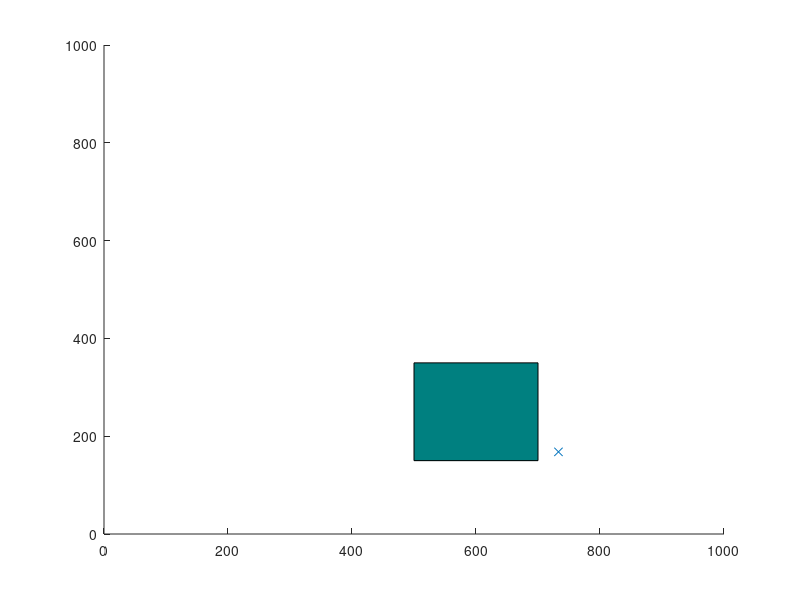

MATLAB code to generate this figure: (Note: this script raises an error after producing the figure.)
% RRT* 

% nodes:    Contains list of all explored nodes. Each node contains its
%           coordinates, cost to reach and its parent.

% Description of algorithm: 

% 1. Pick a random node q_rand.
% 2. Find the closest node q_near from explored nodes to branch out from, towards
%    q_rand.
% 3. Steer from q_near towards q_rand: interpolate if node is too far away, reach
%    q_new. Check that obstacle is not hit.
% 4. Update cost of reaching q_new from q_near, treat it as Cmin. For now,
%    q_near acts as the parent node of q_new.
% 5. From the list of 'visited' nodes, check for nearest neighbors with a 
%    given radius, insert in a list q_nearest.
% 6. In all members of q_nearest, check if q_new can be reached from a
%    different parent node with cost lower than Cmin, and without colliding
%    with the obstacle. Select the node that results in the least cost and 
%    update the parent of q_new.
% 7. Add q_new to node list.
% 8. Continue until maximum number of nodes is reached or goal is hit.

clearvars
close all

x_max = 1000;
y_max = 1000;
obstacle = [500,150,200,200];
EPS = 20;
numNodes = 3000;        

q_start.coord = [0 0];
q_start.cost = 0;
q_start.parent = 0;
q_goal.coord = [999 999];
q_goal.cost = 0;

nodes(1) = q_start;
figure(1)
axis([0 x_max 0 y_max])
rectangle('Position',obstacle,'FaceColor',[0 .5 .5])
hold on

for i = 1:1:numNodes
    q_rand = [floor(rand(1)*x_max) floor(rand(1)*y_max)];
    plot(q_rand(1), q_rand(2), 'x', 'Color',  [0 0.4470 0.7410])
    
    % Break if goal node is already reached
    for j = 1:1:length(nodes)
        if nodes(j).coord == q_goal.coord
            break
        end
    end
    
    % Pick the closest node from existing list to branch out from
    ndist = [];
    for j = 1:1:length(nodes)
        n = nodes(j);
        tmp = dist(n.coord, q_rand);
        ndist = [ndist tmp];
    end
    [val, idx] = min(ndist);
    q_near = nodes(idx);
    
    q_new.coord = steer(q_rand, q_near.coord, val, EPS);
    if noCollision(q_rand, q_near.coord, obstacle)
        line([q_near.coord(1), q_new.coord(1)], [q_near.coord(2), q_new.coord(2)], 'Color', 'k', 'LineWidth', 2);
        drawnow
        hold on
        q_new.cost = dist(q_new.coord, q_near.coord) + q_near.cost;
        
        % Within a radius of r, find all existing nodes
        q_nearest = [];
        r = 60;
        neighbor_count = 1;
        for j = 1:1:length(nodes)
            if noCollision(nodes(j).coord, q_new.coord, obstacle) && dist(nodes(j).coord, q_new.coord) <= r
                q_nearest(neighbor_count).coord = nodes(j).coord;
                q_nearest(neighbor_count).cost = nodes(j).cost;
                neighbor_count = neighbor_count+1;
            end
        end
        
        % Initialize cost to currently known value
        q_min = q_near;
        C_min = q_new.cost;
        
        % Iterate through all nearest neighbors to find alternate lower
        % cost paths
        
        for k = 1:1:length(q_nearest)
            if noCollision(q_nearest(k).coord, q_new.coord, obstacle) && q_nearest(k).cost + dist(q_nearest(k).coord, q_new.coord) < C_min
                q_min = q_nearest(k);
                C_min = q_nearest(k).cost + dist(q_nearest(k).coord, q_new.coord);
                line([q_min.coord(1), q_new.coord(1)], [q_min.coord(2), q_new.coord(2)], 'Color', 'g');                
                hold on
            end
        end
        
        % Update parent to least cost-from node
        for j = 1:1:length(nodes)
            if nodes(j).coord == q_min.coord
                q_new.parent = j;
            end
        end
        
        % Append to nodes
        nodes = [nodes q_new];
    end
end

D = [];
for j = 1:1:length(nodes)
    tmpdist = dist(nodes(j).coord, q_goal.coord);
    D = [D tmpdist];
end

% Search backwards from goal to start to find the optimal least cost path
[val, idx] = min(D);
q_final = nodes(idx);
q_goal.parent = idx;
q_end = q_goal;
nodes = [nodes q_goal];
while q_end.parent ~= 0
    start = q_end.parent;
    line([q_end.coord(1), nodes(start).coord(1)], [q_end.coord(2), nodes(start).coord(2)], 'Color', 'r', 'LineWidth', 2);
    hold on
    q_end = nodes(start);
end


